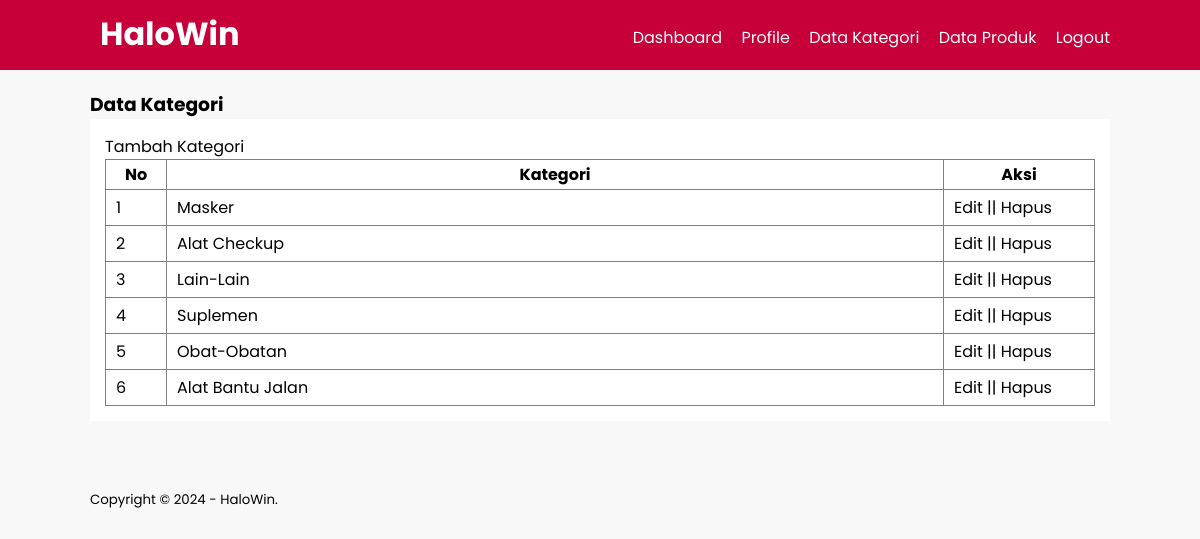
/data-kategori.php (signed in), run on the app's committed database.
### tables this page shows
CREATE TABLE `tb_category` (
  `category_id` int(11) NOT NULL,
  `category_name` varchar(50) NOT NULL
);

### data-kategori.php (the view, shortened to what this page needs)
<?php
include 'db.php';
?>
<!DOCTYPE html>
<html>
<head>
    <link rel="stylesheet" type="text/css" href="css/style.css">
</head>
<body>
    <header>
        <div class="container">
            <h1><a href="dashboard.php">HaloWin</a></h1>
            <ul>
                <li><a href="dashboard.php">Dashboard</a></li>
                <li><a href="profile.php">Profile</a></li>
                <li><a href="data-kategori.php">Data Kategori</a></li>
                <li><a href="data-produk.php">Data Produk</a></li>
                <li><a href="logout.php">Logout</a></li>
            </ul>
        </div>
    </header>
    <div class="section">
        <div class="container">
            <h3>Data Kategori</h3>
            <div class="box">
                <p><a href="tambah-kategori.php">Tambah Kategori</a></p>
                <table border="1" cellspacing="0" class="table">
                    <thead>
                        <tr>
                            <th width="60px">No</th>
                            <th>Kategori</th>
                            <th width="150px">Aksi</th>
                        </tr>
                    </thead>
                    <tbody>
                        <?php
                        $no = 1;
                        $kategori = mysqli_query($conn, 'SELECT * FROM tb_category ORDER BY category_id DESC');
                        if (mysqli_num_rows($kategori) > 0) {
                            while ($row = mysqli_fetch_array($kategori)) {
                        ?>
                                <tr>
                                    <td><?php echo $no++ ?></td>
                                    <td><?php echo $row['category_name'] ?></td>
                                    <td>
                                        <a href="edit-kategori.php?id=<?php echo $row['category_id'] ?>">Edit</a> || <a
                                            href="delete-kategori.php?idk=<?php echo $row['category_id'] ?> "
                                            onclick="return confirm('Yakin ingin menghapus?')">Hapus</a>
                                    </td>
                                </tr>
                            <?php }
                        } else { ?>
                            <tr>
                                <td colspan="3">Tidak Ada Data</td>
                            </tr>
                        <?php  } ?>
                    </tbody>
                </table>
            </div>
        </div>
    </div>
    <footer>
        <div class="container">
            <small>Copyright &copy; 2024 - HaloWin.</small>
        </div>
    </footer>
</body>
</html>

### css/style.css (style rules this page uses)
* { padding: 0; margin: 0; font-family: "Poppins", sans-serif; }
body { background-color: #f8f8f8; }
a { color: inherit; text-decoration: none; }
header { background-color: #c70039; color: #fff; }
header h1 { float: left; padding: 10px; }
header ul { float: right; }
header ul li { display: inline-block; }
header ul li a { padding: 25px 0 20px 15px; display: inline-block; }
.container { width: 85%; margin: 0 auto; }
.container:after { content: ""; display: block; clear: both; }
.section { padding: 20px 0; }
.box { background-color: #fff; padding: 15px; margin-bottom: 20px; box-sizing: border-box; }
.box:after { content: ""; display: block; clear: both; }
footer { padding: 25px 0; }
.table { width: 100%; border-collapse: collapse; }
.table tr { height: 30px; }
.table tr td { padding: 5px 10px; }

### data on the page
tb_category: category_name "Masker"
tb_category: category_name "Alat Checkup"
tb_category: category_name "Lain-Lain"
tb_category: category_name "Suplemen"
tb_category: category_name "Obat-Obatan"
tb_category: category_name "Alat Bantu Jalan"
